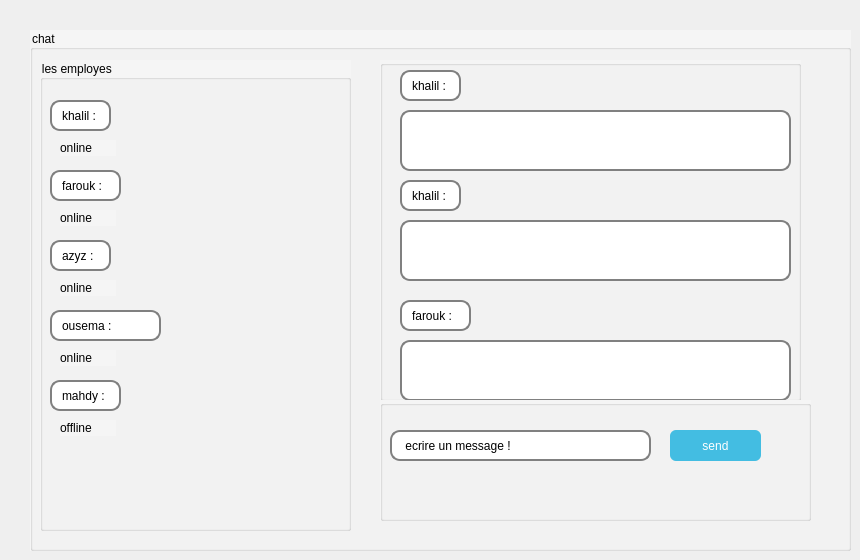
    <widget class="QWidget" name="page_5">
     <widget class="QGroupBox" name="groupBox_8">
      <property name="geometry">
       <rect>
        <x>30</x>
        <y>30</y>
        <width>821</width>
        <height>521</height>
       </rect>
      </property>
      <property name="styleSheet">
       <string notr="true">background-color: rgb(245, 245, 245);</string>
      </property>
      <property name="title">
       <string>chat </string>
      </property>
      <widget class="QGroupBox" name="groupBox_10">
       <property name="geometry">
        <rect>
         <x>10</x>
         <y>30</y>
         <width>311</width>
         <height>471</height>
        </rect>
       </property>
       <property name="title">
        <string>les employes </string>
       </property>
       <widget class="QLineEdit" name="lineEdit_49">
        <property name="geometry">
         <rect>
          <x>10</x>
          <y>180</y>
          <width>61</width>
          <height>31</height>
         </rect>
        </property>
        <property name="styleSheet">
         <string notr="true">background-color:rgb(255, 255, 255); 
font: 8pt &quot;Arial&quot;;
border: 2px solid gray; 
border-radius: 10px; 
padding: 0 8px; 
selection-background-color: darkgray; 
</string>
        </property>
        <property name="text">
         <string>azyz :</string>
        </property>
       </widget>
       <widget class="QLabel" name="label_4">
        <property name="geometry">
         <rect>
          <x>20</x>
          <y>220</y>
          <width>56</width>
          <height>16</height>
         </rect>
        </property>
        <property name="text">
         <string>online </string>
        </property>
       </widget>
       <widget class="QLabel" name="label_5">
        <property name="geometry">
         <rect>
          <x>20</x>
          <y>290</y>
          <width>56</width>
          <height>16</height>
         </rect>
        </property>
        <property name="text">
         <string>online </string>
        </property>
       </widget>
       <widget class="QLineEdit" name="lineEdit_50">
        <property name="geometry">
         <rect>
          <x>10</x>
          <y>250</y>
          <width>111</width>
          <height>31</height>
         </rect>
        </property>
        <property name="styleSheet">
         <string notr="true">background-color:rgb(255, 255, 255); 
font: 8pt &quot;Arial&quot;;
border: 2px solid gray; 
border-radius: 10px; 
padding: 0 8px; 
selection-background-color: darkgray; 
</string>
        </property>
        <property name="text">
         <string>ousema :</string>
        </property>
       </widget>
       <widget class="QLabel" name="label_6">
        <property name="geometry">
         <rect>
          <x>20</x>
          <y>150</y>
          <width>56</width>
          <height>16</height>
         </rect>
        </property>
        <property name="text">
         <string>online </string>
        </property>
       </widget>
       <widget class="QLineEdit" name="lineEdit_51">
        <property name="geometry">
         <rect>
          <x>10</x>
          <y>110</y>
          <width>71</width>
          <height>31</height>
         </rect>
        </property>
        <property name="styleSheet">
         <string notr="true">background-color:rgb(255, 255, 255); 
font: 8pt &quot;Arial&quot;;
border: 2px solid gray; 
border-radius: 10px; 
padding: 0 8px; 
selection-background-color: darkgray; 
</string>
        </property>
        <property name="text">
         <string>farouk :</string>
        </property>
       </widget>
       <widget class="QLineEdit" name="lineEdit_52">
        <property name="geometry">
         <rect>
          <x>10</x>
          <y>40</y>
          <width>61</width>
          <height>31</height>
         </rect>
        </property>
        <property name="styleSheet">
         <string notr="true">background-color:rgb(255, 255, 255); 
font: 8pt &quot;Arial&quot;;
border: 2px solid gray; 
border-radius: 10px; 
padding: 0 8px; 
selection-background-color: darkgray; 
</string>
        </property>
        <property name="text">
         <string>khalil :</string>
        </property>
       </widget>
       <widget class="QLabel" name="label_7">
        <property name="geometry">
         <rect>
          <x>20</x>
          <y>80</y>
          <width>56</width>
          <height>16</height>
         </rect>
        </property>
        <property name="text">
         <string>online </string>
        </property>
       </widget>
       <widget class="QLineEdit" name="lineEdit_56">
        <property name="geometry">
         <rect>
          <x>10</x>
          <y>320</y>
          <width>71</width>
          <height>31</height>
         </rect>
        </property>
        <property name="styleSheet">
         <string notr="true">background-color:rgb(255, 255, 255); 
font: 8pt &quot;Arial&quot;;
border: 2px solid gray; 
border-radius: 10px; 
padding: 0 8px; 
selection-background-color: darkgray; 
</string>
        </property>
        <property name="text">
         <string>mahdy :</string>
        </property>
       </widget>
       <widget class="QLabel" name="label_8">
        <property name="geometry">
         <rect>
          <x>20</x>
          <y>360</y>
          <width>56</width>
          <height>16</height>
         </rect>
        </property>
        <property name="text">
         <string>offline </string>
        </property>
       </widget>
      </widget>
      <widget class="QGroupBox" name="groupBox_11">
       <property name="geometry">
        <rect>
         <x>350</x>
         <y>30</y>
         <width>421</width>
         <height>341</height>
        </rect>
       </property>
       <property name="title">
        <string/>
       </property>
       <widget class="QLineEdit" name="lineEdit_42">
        <property name="geometry">
         <rect>
          <x>20</x>
          <y>50</y>
          <width>391</width>
          <height>61</height>
         </rect>
        </property>
        <property name="styleSheet">
         <string notr="true">background-color:rgb(255, 255, 255); 
font: 8pt &quot;Arial&quot;;
border: 2px solid gray; 
border-radius: 10px; 
padding: 0 8px; 
selection-background-color: darkgray; 
</string>
        </property>
        <property name="text">
         <string/>
        </property>
       </widget>
       <widget class="QLineEdit" name="lineEdit_53">
        <property name="geometry">
         <rect>
          <x>20</x>
          <y>10</y>
          <width>61</width>
          <height>31</height>
         </rect>
        </property>
        <property name="styleSheet">
         <string notr="true">background-color:rgb(255, 255, 255); 
font: 8pt &quot;Arial&quot;;
border: 2px solid gray; 
border-radius: 10px; 
padding: 0 8px; 
selection-background-color: darkgray; 
</string>
        </property>
        <property name="text">
         <string>khalil :</string>
        </property>
       </widget>
       <widget class="QLineEdit" name="lineEdit_43">
        <property name="geometry">
         <rect>
          <x>20</x>
          <y>160</y>
          <width>391</width>
          <height>61</height>
         </rect>
        </property>
        <property name="styleSheet">
         <string notr="true">background-color:rgb(255, 255, 255); 
font: 8pt &quot;Arial&quot;;
border: 2px solid gray; 
border-radius: 10px; 
padding: 0 8px; 
selection-background-color: darkgray; 
</string>
        </property>
        <property name="text">
         <string/>
        </property>
       </widget>
       <widget class="QLineEdit" name="lineEdit_54">
        <property name="geometry">
         <rect>
          <x>20</x>
          <y>120</y>
          <width>61</width>
          <height>31</height>
         </rect>
        </property>
        <property name="styleSheet">
         <string notr="true">background-color:rgb(255, 255, 255); 
font: 8pt &quot;Arial&quot;;
border: 2px solid gray; 
border-radius: 10px; 
padding: 0 8px; 
selection-background-color: darkgray; 
</string>
        </property>
        <property name="text">
         <string>khalil :</string>
        </property>
       </widget>
       <widget class="QLineEdit" name="lineEdit_44">
        <property name="geometry">
         <rect>
          <x>20</x>
          <y>280</y>
          <width>391</width>
          <height>61</height>
         </rect>
        </property>
        <property name="styleSheet">
         <string notr="true">background-color:rgb(255, 255, 255); 
font: 8pt &quot;Arial&quot;;
border: 2px solid gray; 
border-radius: 10px; 
padding: 0 8px; 
selection-background-color: darkgray; 
</string>
        </property>
        <property name="text">
         <string/>
        </property>
       </widget>
       <widget class="QLineEdit" name="lineEdit_55">
        <property name="geometry">
         <rect>
          <x>20</x>
          <y>240</y>
          <width>71</width>
          <height>31</height>
         </rect>
        </property>
        <property name="styleSheet">
         <string notr="true">background-color:rgb(255, 255, 255); 
font: 8pt &quot;Arial&quot;;
border: 2px solid gray; 
border-radius: 10px; 
padding: 0 8px; 
selection-background-color: darkgray; 
</string>
        </property>
        <property name="text">
         <string>farouk :</string>
        </property>
       </widget>
      </widget>
      <widget class="QGroupBox" name="groupBox_12">
       <property name="geometry">
        <rect>
         <x>350</x>
         <y>370</y>
         <width>431</width>
         <height>121</height>
        </rect>
       </property>
       <property name="title">
        <string/>
       </property>
       <widget class="QToolButton" name="toolButton_9">
        <property name="geometry">
         <rect>
          <x>290</x>
          <y>30</y>
          <width>91</width>
          <height>31</height>
         </rect>
        </property>
        <property name="styleSheet">
         <string notr="true">background-color:rgb(67, 189, 226);
  border-radius: 6px;
  border: none;
color:rgb(255, 255, 255);</string>
        </property>
        <property name="text">
         <string>send</string>
        </property>
       </widget>
       <widget class="QLineEdit" name="lineEdit_46">
        <property name="geometry">
         <rect>
          <x>10</x>
          <y>30</y>
          <width>261</width>
          <height>31</height>
         </rect>
        </property>
        <property name="styleSheet">
         <string notr="true">background-color:rgb(255, 255, 255); 
font: 8pt &quot;Arial&quot;;
border: 2px solid gray; 
border-radius: 10px; 
padding: 0 8px; 
selection-background-color: darkgray; 
</string>
        </property>
        <property name="text">
         <string> ecrire un message !</string>
        </property>
       </widget>
      </widget>
     </widget>
    </widget>
